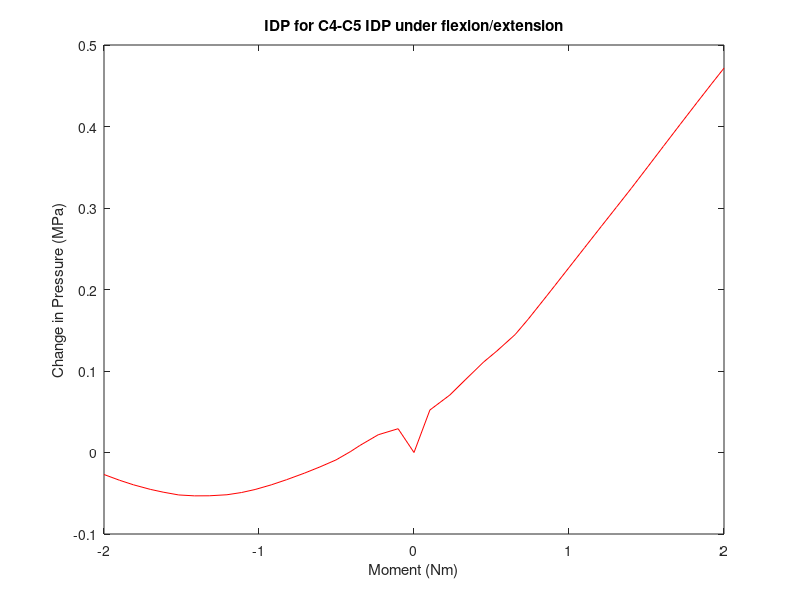

Source code (MATLAB): (Note: this script raises an error after producing the figure.)
%% this script plots average IDP for the c5-c6 nucleus pulposus under flexion/extension, lateral bending, and axial rotation
% model 1
%% flexion/extension (4n4p) c3-c4 Average IDP
%4n
p4n=[0.193793 0.222976 0.21558 0.202395 0.195122 0.184757 0.176194 0.168554 0.160409 0.154125 0.148388 0.144691 0.141954 0.140687 0.140605 0.141711 0.145144 0.148562 0.154188 0.159759 0.166785];
x4n=[2 2.05126 2.11533 2.17471 2.20404 2.25121 2.30289 2.35286 2.41117 2.46025 2.51267 2.5564 2.60334 2.66048 2.70822 2.759 2.80923 2.85061 2.90524 2.95003 3];

%4p
p4p=[0.193793 0.245918 0.264247 0.282938 0.304848 0.318205 0.338503 0.357406 0.385777 0.398511 0.423702 0.445368 0.471421 0.494647 0.517783 0.543173 0.569476 0.596287 0.623445 0.647127 0.665433];
x4p=[2 2.05126 2.11533 2.16533 2.2247 2.26689 2.32627 2.36846 2.42783 2.4542 2.50615 2.55076 2.60453 2.65273 2.70062 2.75176 2.80444 2.85837 2.91342 2.96196 3];

% delta loop
for n=1:20
    p4n1(n)=[p4n(n+1)-p4n(1)];
    p4p1(n)=[p4p(n+1)-p4p(1)];
end

% zero data and join
x4n1=-2*(x4n-2);
x4p1=[(x4p-2)*2];
p4p2=[0,p4p1];
x4=[flip(x4n1(2:21)),x4p1];
p4=[flip(p4n1),p4p2];

%plot
figure(1)
f2=plot(x4,p4,'r');
ylabel('Change in Pressure (MPa)')
xlabel('Moment (Nm)')
title('IDP for C4-C5 IDP under flexion/extension')
legend([f1,f2],'intact','model 1')
hold on
%% lateral bending (5n5p) c3-c4 Average IDP
%5n
p5n=[0.193793 0.237033 0.241268 0.244521 0.249666 0.252068 0.257562 0.262002 0.266015 0.26934 0.271453 0.272443 0.272477 0.27161 0.267388 0.262824 0.259558 0.253834 0.249858 0.242319 0.241495];
x5n=[2 2.05126 2.11533 2.16533 2.2247 2.25107 2.30644 2.35622 2.40972 2.46023 2.50711 2.55164 2.60232 2.65142 2.72191 2.77012 2.80437 2.86374 2.90593 2.9903 3];

%5p
p5p=[0.193793 0.236746 0.238346 0.23882 0.240738 0.243281 0.24503 0.246369 0.247832 0.249131 0.249927 0.249873 0.248193 0.244228 0.24038 0.233893 0.225612 0.218754 0.211522 0.205611 0.200044 ];
x5p=[2 2.05126 2.10091 2.15165 2.20195 2.26309 2.30825 2.35242 2.40115 2.45206 2.50453 2.55201 2.60315 2.66299 2.70555 2.75188 2.8058 2.85226 2.9048 2.95124 3];

% delta loop
for n=1:20
    p5n1(n)=[p5n(n+1)-p5n(1)];
    p5p1(n)=[p5p(n+1)-p5p(1)];
end

% zero data and join
x5n1=-2*(x5n-2);
x5p1=[(x5p-2)*2];
p5p2=[0,p5p1];
x5=[flip(x5n1(2:21)),x5p1];
p5=[flip(p5n1),p5p2];

%plot
figure(2)
d2=plot(x5,p5,'r');
ylabel('Change in Pressure (MPa)')
xlabel('Moment (Nm)')
title('IDP for C4-C5 IDP under lateral bending')
legend([d1,d2],'intact','model 1')
hold on
%% axial rotation (6n6p) c3-c4 Average IDP
%6n
p6n=[0.193793 0.253627 0.261586 0.268061 0.276036 0.283283 0.291338 0.299791 0.310914 0.316204 0.323751 0.330234 0.337943 0.343298 0.348614 0.359059 0.364164 0.369243 0.37367 0.380776 0.384394 ];
x6n=[2 2.0523 2.11876 2.16162 2.21039 2.25339 2.30021 2.35024 2.42245 2.45953 2.51292 2.56096 2.62034 2.66253 2.70471 2.78909 2.83128 2.87346 2.91038 2.9697 3];

%6p
p6p=[0.193793 0.236332 0.238513 0.240798 0.245369 0.251974 0.261057 0.27188 0.278745 0.289584 0.298167 0.30343 0.310441 0.317597 0.32459 0.332135 0.336767 0.34559 0.351597 0.355731 0.360814 ];
x6p=[2 2.05126 2.10091 2.15535 2.20061 2.25209 2.30561 2.36555 2.40191 2.4653 2.51879 2.5529 2.60117 2.65273 2.7052 2.76398 2.80076 2.87223 2.92223 2.95699 3];

% delta loop
for n=1:20
    p6n1(n)=[p6n(n+1)-p6n(1)];
    p6p1(n)=[p6p(n+1)-p6p(1)];
end

% zero data and join
x6n1=-2*(x6n-2);
x6p1=[(x6p-2)*2];
p6p2=[0,p6p1];
x6=[flip(x6n1(2:21)),x6p1];
p6=[flip(p6n1),p6p2];

%plot
figure(3)
s2=plot(x6,p6,'r');
ylabel('Change in Pressure (MPa)')
xlabel('Moment (Nm)')
title('IDP for C4-C5 under axial rotation')
legend([s1,s2],'intact','model 1')
hold on
